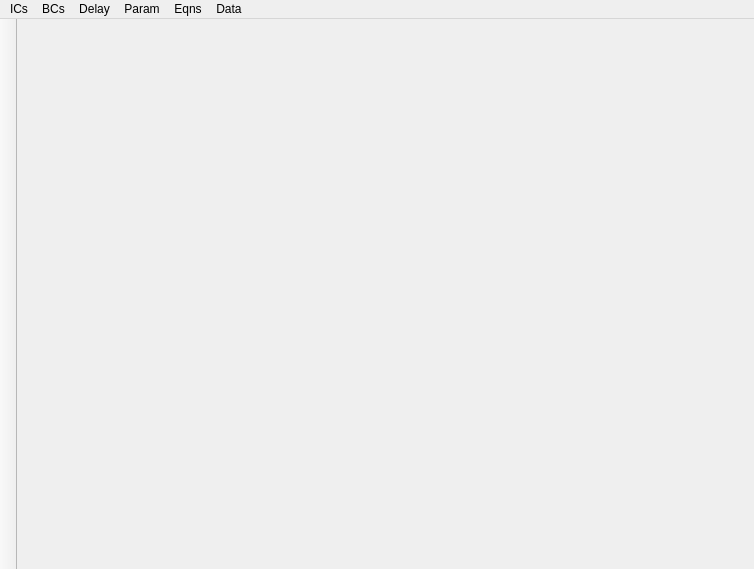
<?xml version="1.0" encoding="UTF-8"?>
<ui version="4.0">
 <class>MainWindow</class>
 <widget class="QMainWindow" name="MainWindow">
  <property name="geometry">
   <rect>
    <x>0</x>
    <y>0</y>
    <width>754</width>
    <height>569</height>
   </rect>
  </property>
  <property name="windowTitle">
   <string>MainWindow</string>
  </property>
  <widget class="QWidget" name="centralWidget">
   <layout class="QGridLayout" name="gridLayout">
    <item row="0" column="0">
     <widget class="QCustomPlot" name="plottWidget" native="true">
      <property name="autoFillBackground">
       <bool>true</bool>
      </property>
     </widget>
    </item>
   </layout>
  </widget>
  <widget class="QMenuBar" name="menuBar">
   <property name="geometry">
    <rect>
     <x>0</x>
     <y>0</y>
     <width>754</width>
     <height>19</height>
    </rect>
   </property>
   <widget class="QMenu" name="menuICs">
    <property name="title">
     <string>ICs</string>
    </property>
   </widget>
   <widget class="QMenu" name="menuBCs">
    <property name="title">
     <string>BCs</string>
    </property>
   </widget>
   <widget class="QMenu" name="menuDelay">
    <property name="title">
     <string>Delay</string>
    </property>
   </widget>
   <widget class="QMenu" name="menuParam">
    <property name="title">
     <string>Param</string>
    </property>
   </widget>
   <widget class="QMenu" name="menuEqns">
    <property name="title">
     <string>Eqns</string>
    </property>
   </widget>
   <widget class="QMenu" name="menuData">
    <property name="title">
     <string>Data</string>
    </property>
   </widget>
   <addaction name="menuICs"/>
   <addaction name="menuBCs"/>
   <addaction name="menuDelay"/>
   <addaction name="menuParam"/>
   <addaction name="menuEqns"/>
   <addaction name="menuData"/>
  </widget>
  <widget class="QToolBar" name="toolBar">
   <property name="windowTitle">
    <string>toolBar</string>
   </property>
   <property name="movable">
    <bool>false</bool>
   </property>
   <property name="floatable">
    <bool>false</bool>
   </property>
   <attribute name="toolBarArea">
    <enum>LeftToolBarArea</enum>
   </attribute>
   <attribute name="toolBarBreak">
    <bool>false</bool>
   </attribute>
  </widget>
 </widget>
 <layoutdefault spacing="6" margin="11"/>
 <customwidgets>
  <customwidget>
   <class>QCustomPlot</class>
   <extends>QWidget</extends>
   <header>qcustomplot.h</header>
   <container>1</container>
  </customwidget>
 </customwidgets>
 <resources/>
 <connections/>
</ui>
